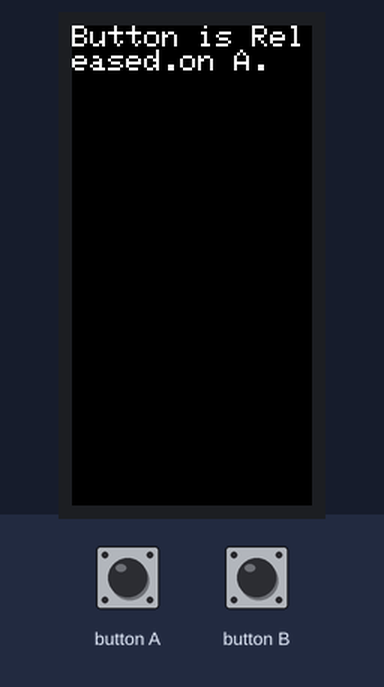
The sketch below on a simulated ESP32. Shown: 80×160 colour display. The inputs (shaded band) are chosen by the test bench.

Above: at 1.3 s.
1.4 s: button A pressed for 0.15 s
At 1.49 s:
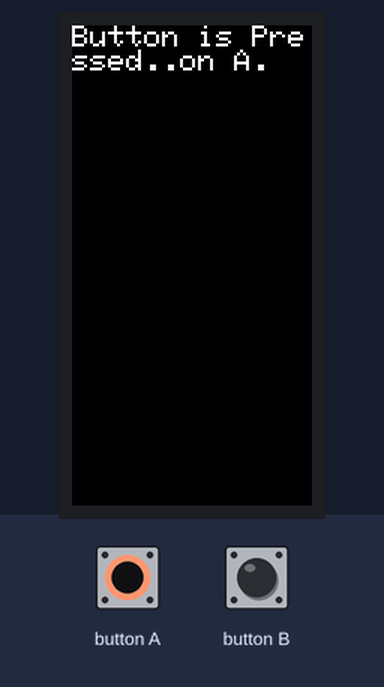
Timing chart, 0 to 4.4 s (numbered marks = the images above; inputs shaded):
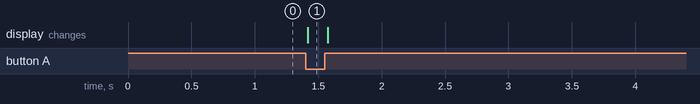

The sketch:

button_3.ino
```cpp
#include <M5StickC.h>

void setup() {
  M5.begin();
  M5.Lcd.println("Please pressed Button A.");
}

void loop() {
  M5.update();
  M5.Lcd.setCursor(0, 0);
  if (M5.BtnA.isPressed()) {
    M5.Lcd.println("Button is Pressed.");
  }else{
    M5.Lcd.println("Button is Released.");
  }
  delay(20);
}
```

Measured:
- after the input at 1.4 s, the display: changes at once (image 1)
